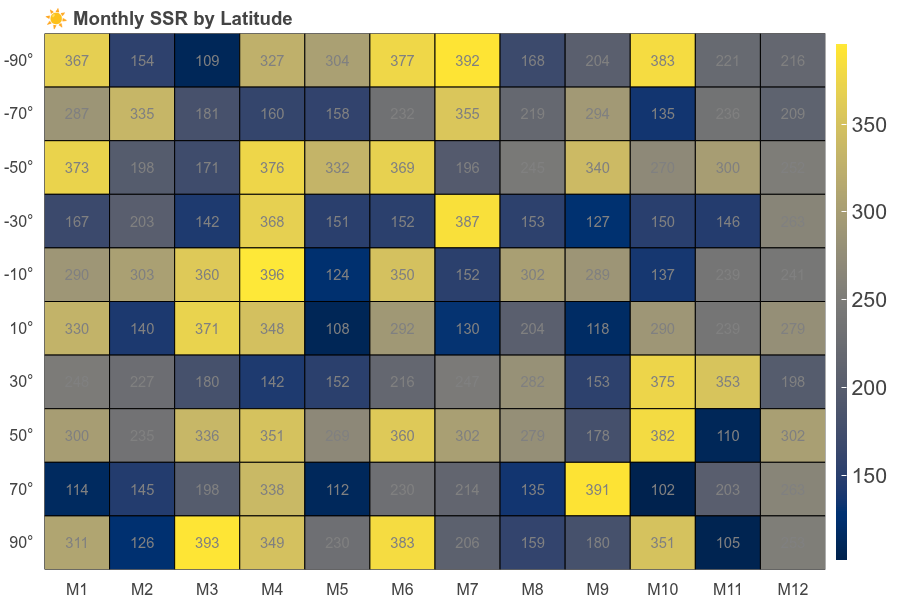

Write Python code to recreate this figure.
from bokeh_rocks import create_heatmap_figure, save_plot, show
import numpy as np
latitudes = np.linspace(-90, 90, 10)
months = [f"M{i}" for i in range(1, 13)]
ssr_data = np.round(np.random.uniform(100, 400, size=(len(latitudes), len(months))),0)

p = create_heatmap_figure(
    data=ssr_data,
    x_labels=months,
    y_labels=[f"{lat:.0f}°" for lat in latitudes],
    cmap='cividis',
    title="☀️ Monthly SSR by Latitude",width = 900,height = 600,
)
show(p)
save_plot(p, "output/heatmap_04")
